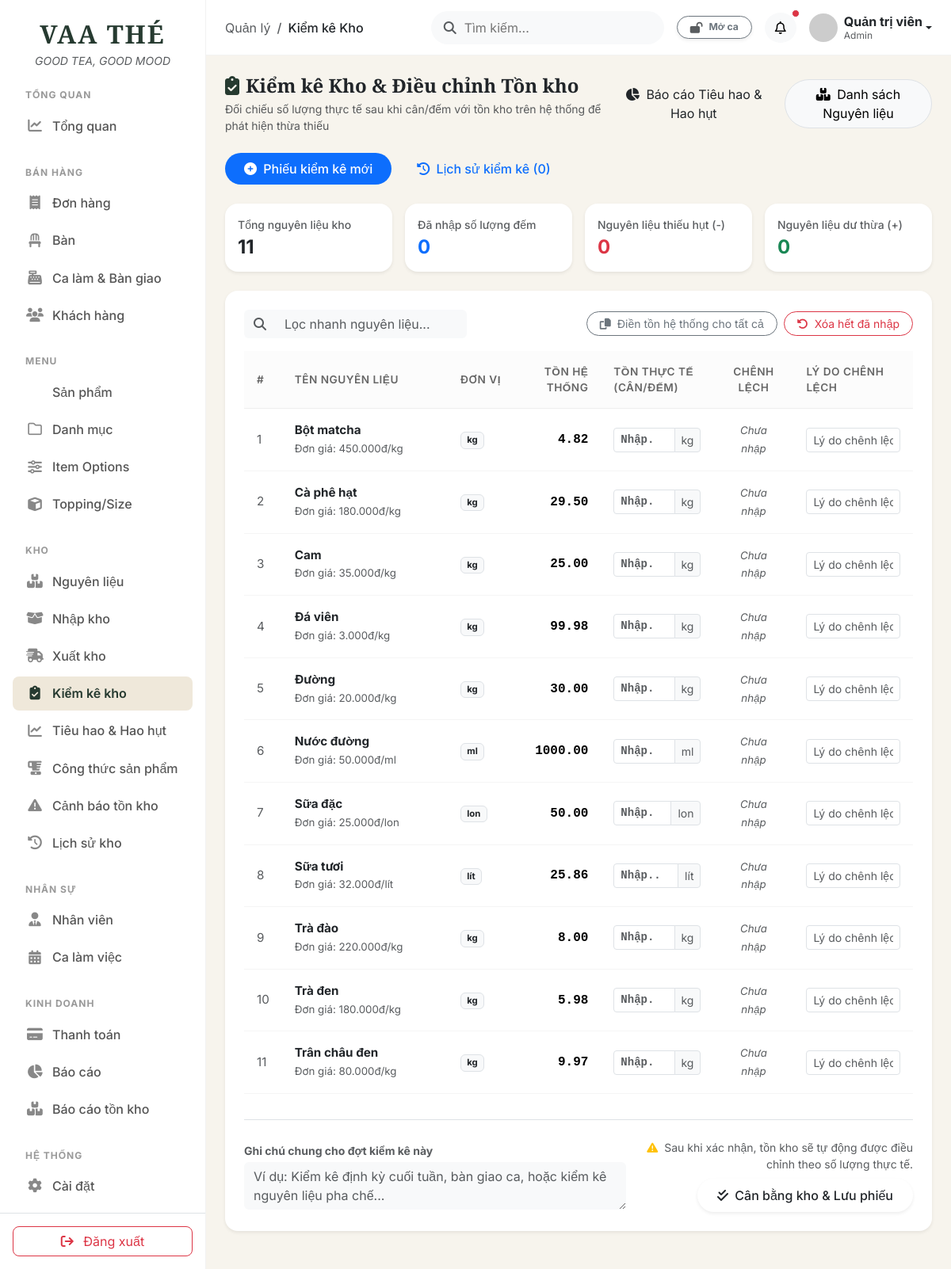
/public/admin.php?route=inventory_audit (signed in), run on an earlier commit of the app's database.
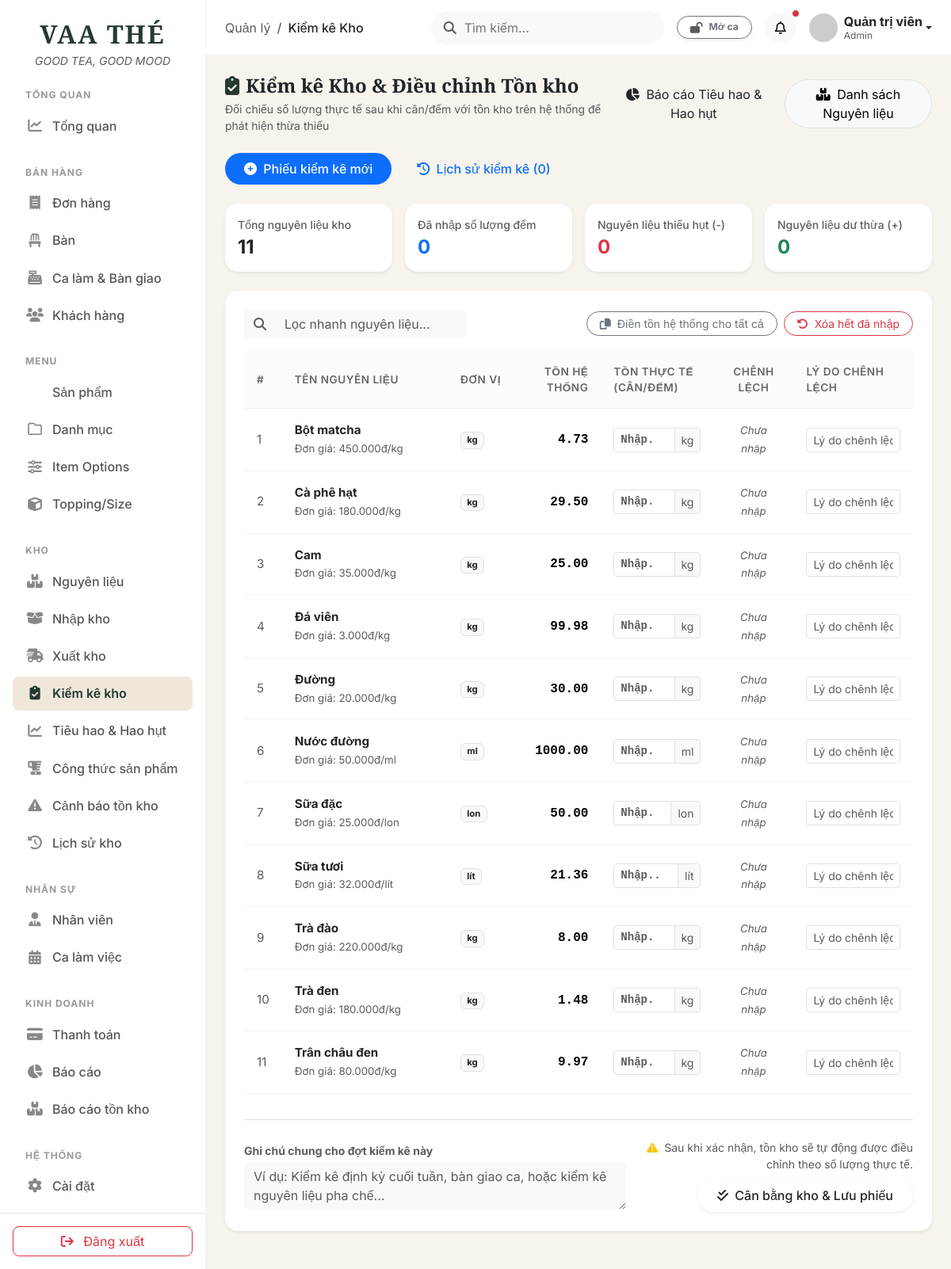
And on a later commit of the database.
### tables this page shows
CREATE TABLE `inventory` (
  `id` int(10) unsigned NOT NULL AUTO_INCREMENT,
  `ingredient_name` varchar(150) NOT NULL,
  `unit` varchar(30) NOT NULL,
  `quantity` decimal(12,2) NOT NULL DEFAULT 0.00,
  `min_quantity` decimal(12,2) NOT NULL DEFAULT 0.00,
  `price` decimal(12,2) NOT NULL DEFAULT 0.00,
  `status` tinyint(1) NOT NULL DEFAULT 1,
  `created_at` timestamp NOT NULL DEFAULT current_timestamp(),
  `updated_at` timestamp NOT NULL DEFAULT current_timestamp() ON UPDATE current_timestamp(),
  PRIMARY KEY (`id`),
  KEY `idx_inventory_quantity` (`quantity`)
);

### app/controllers/Admin/InventoryController.php (called while the page is built, shortened)
<?php
require_once __DIR__ . '/../../models/Inventory.php';
class InventoryController {
    public function audit() {
        $inventoryModel = new Inventory();
        $ingredients = $inventoryModel->getAll();
        require_once __DIR__ . '/../../views/admin/inventory/audit.php';
        require_once __DIR__ . '/../../views/layouts/admin.php';
    }
}

### app/models/Inventory.php (called while the page is built, shortened)
<?php
require_once __DIR__ . '/../config/database.php';
class Inventory {
    private $conn;
    public function __construct() {
        global $conn;
        $this->conn = $conn;
    }
        public function getAll($filters = []) {
        $conditions = [];
        $params = [];
        $types = "";
        $whereClause = !empty($conditions) ? "WHERE " . implode(" AND ", $conditions) : "";
        $sql = "SELECT * FROM inventory $whereClause ORDER BY ingredient_name ASC";
        if (!empty($params)) {
            $stmt = $this->conn->prepare($sql);
            $stmt->bind_param($types, ...$params);
            $stmt->execute();
            return $stmt->get_result()->fetch_all(MYSQLI_ASSOC);
        } else {
            $result = $this->conn->query($sql);
            return $result->fetch_all(MYSQLI_ASSOC);
        }
    }
}

### app/views/admin/inventory/audit.php (the view, shortened to what the changed rows need)
<div class="tab-content" id="auditTabContent">
    <div class="tab-pane fade show active" id="new-audit" role="tabpanel">
        <form action="admin.php?route=inventory_audit&action=storeAudit" method="POST" id="auditForm">
            <div class="card border-0 shadow-sm rounded-4 mb-4">
                <div class="card-body p-4">
                    <div class="table-responsive">
                        <table class="table align-middle table-hover" id="auditTable">
                            <thead class="bg-light text-muted small">
                                <tr>
                                    <th class="py-3 px-3" style="width: 5%;">#</th>
                                    <th class="py-3" style="width: 25%;">Tên nguyên liệu</th>
                                    <th class="py-3" style="width: 10%;">Đơn vị</th>
                                    <th class="py-3 text-end" style="width: 13%;">Tồn hệ thống</th>
                                    <th class="py-3" style="width: 17%;">Tồn thực tế (cân/đếm)</th>
                                    <th class="py-3 text-center" style="width: 12%;">Chênh lệch</th>
                                    <th class="py-3" style="width: 18%;">Lý do chênh lệch</th>
                                </tr>
                            </thead>
                            <tbody>
                                <?php foreach ($ingredients as $idx => $ing):
                                    $sysQty = (float)$ing['quantity'];
                                ?>
                                <tr class="audit-row" data-name="<?= strtolower($ing['ingredient_name']) ?>" data-id="<?= $ing['id'] ?>">
                                    <td class="px-3 text-muted"><?= $idx + 1 ?></td>
                                    <td>
                                        <span class="fw-bold text-dark d-block"><?= htmlspecialchars($ing['ingredient_name']) ?></span>
                                        <small class="text-muted">Đơn giá: <?= number_format($ing['price'], 0, ',', '.') ?>đ/<?= htmlspecialchars($ing['unit']) ?></small>
                                    </td>
                                    <td>
                                        <span class="badge bg-light text-dark border"><?= htmlspecialchars($ing['unit']) ?></span>
                                    </td>
                                    <td class="text-end">
                                        <span class="fw-bold font-monospace fs-6" id="sys_<?= $ing['id'] ?>"><?= number_format($sysQty, 2, '.', '') ?></span>
                                    </td>
                                    <td>
                                        <div class="input-group input-group-sm">
                                            <input type="number"
                                                   step="0.01"
                                                   min="0"
                                                   name="items[<?= $ing['id'] ?>][actual_qty]"
                                                   id="actual_<?= $ing['id'] ?>"
                                                   class="form-control form-control-sm text-end font-monospace fw-bold actual-input"
                                                   placeholder="Nhập..."
                                                   oninput="calcDiff(<?= $ing['id'] ?>, <?= $sysQty ?>)">
                                            <span class="input-group-text small text-muted"><?= htmlspecialchars($ing['unit']) ?></span>
                                        </div>
                                    </td>
                                    <td class="text-center" id="diff_col_<?= $ing['id'] ?>">
                                        <span class="text-muted small fst-italic">Chưa nhập</span>
                                    </td>
                                    <td>
                                        <input type="text"
                                               name="items[<?= $ing['id'] ?>][reason]"
                                               id="reason_<?= $ing['id'] ?>"
                                               class="form-control form-control-sm reason-input"
                                               placeholder="Lý do chênh lệch (nếu có)...">
                                    </td>
                                </tr>
                                <?php endforeach; ?>
                            </tbody>
                        </table>
                    </div>
                </div>
            </div>
        </form>
    </div>
</div>

What changed in the data, as far as the page shows it:
changed inventory "Bột matcha": quantity "4.82" → "4.73"
changed inventory "Sữa tươi": quantity "25.86" → "21.36"
changed inventory "Trà đen": quantity "5.98" → "1.48"
